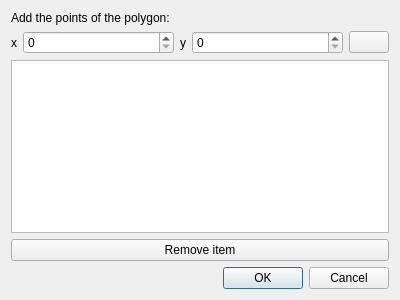
<?xml version="1.0" encoding="UTF-8"?>
<ui version="4.0">
 <class>Dialog</class>
 <widget class="QDialog" name="Dialog">
  <property name="geometry">
   <rect>
    <x>0</x>
    <y>0</y>
    <width>400</width>
    <height>300</height>
   </rect>
  </property>
  <property name="windowTitle">
   <string>Dialog</string>
  </property>
  <layout class="QVBoxLayout" name="verticalLayout">
   <item>
    <widget class="QLabel" name="messageLabel">
     <property name="text">
      <string>Add the points of the polygon:</string>
     </property>
    </widget>
   </item>
   <item>
    <layout class="QHBoxLayout" name="addPointHorizontalLayout" stretch="0,100,0,100,0">
     <item>
      <widget class="QLabel" name="xLabel">
       <property name="text">
        <string>x</string>
       </property>
      </widget>
     </item>
     <item>
      <widget class="QSpinBox" name="xSpinBox"/>
     </item>
     <item>
      <widget class="QLabel" name="yLabel">
       <property name="text">
        <string>y</string>
       </property>
      </widget>
     </item>
     <item>
      <widget class="QSpinBox" name="ySpinBox"/>
     </item>
     <item>
      <widget class="QPushButton" name="addButton">
       <property name="text">
        <string/>
       </property>
       <property name="icon">
        <iconset theme="list-add"/>
       </property>
      </widget>
     </item>
    </layout>
   </item>
   <item>
    <widget class="QListWidget" name="itemsListWidget"/>
   </item>
   <item>
    <widget class="QPushButton" name="removeButton">
     <property name="text">
      <string>Remove item</string>
     </property>
     <property name="icon">
      <iconset theme="list-remove"/>
     </property>
    </widget>
   </item>
   <item>
    <widget class="QDialogButtonBox" name="buttonBox">
     <property name="orientation">
      <enum>Qt::Horizontal</enum>
     </property>
     <property name="standardButtons">
      <set>QDialogButtonBox::Cancel|QDialogButtonBox::Ok</set>
     </property>
    </widget>
   </item>
  </layout>
 </widget>
 <resources/>
 <connections>
  <connection>
   <sender>buttonBox</sender>
   <signal>accepted()</signal>
   <receiver>Dialog</receiver>
   <slot>accept()</slot>
   <hints>
    <hint type="sourcelabel">
     <x>248</x>
     <y>254</y>
    </hint>
    <hint type="destinationlabel">
     <x>157</x>
     <y>274</y>
    </hint>
   </hints>
  </connection>
  <connection>
   <sender>buttonBox</sender>
   <signal>rejected()</signal>
   <receiver>Dialog</receiver>
   <slot>reject()</slot>
   <hints>
    <hint type="sourcelabel">
     <x>316</x>
     <y>260</y>
    </hint>
    <hint type="destinationlabel">
     <x>286</x>
     <y>274</y>
    </hint>
   </hints>
  </connection>
 </connections>
</ui>
